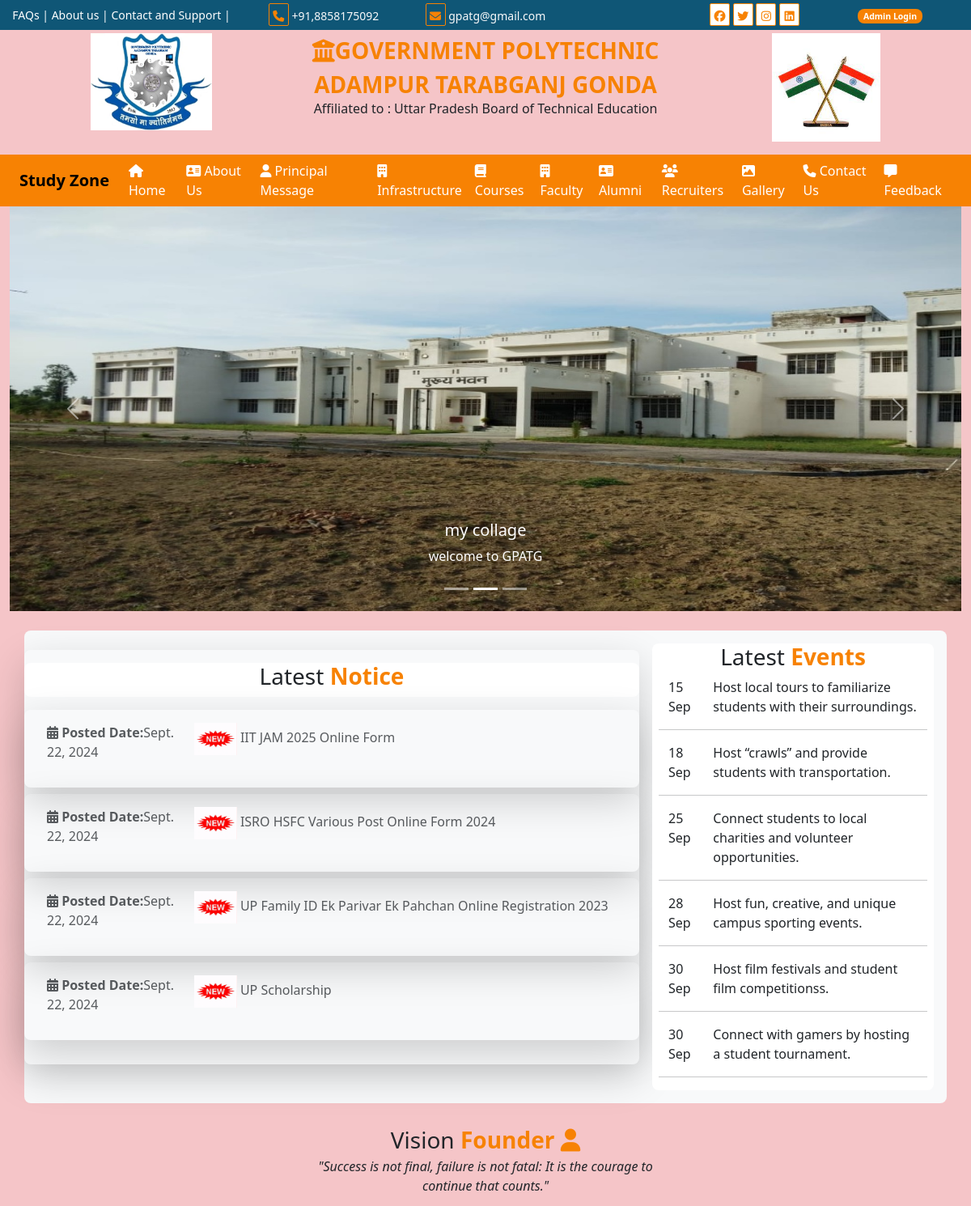
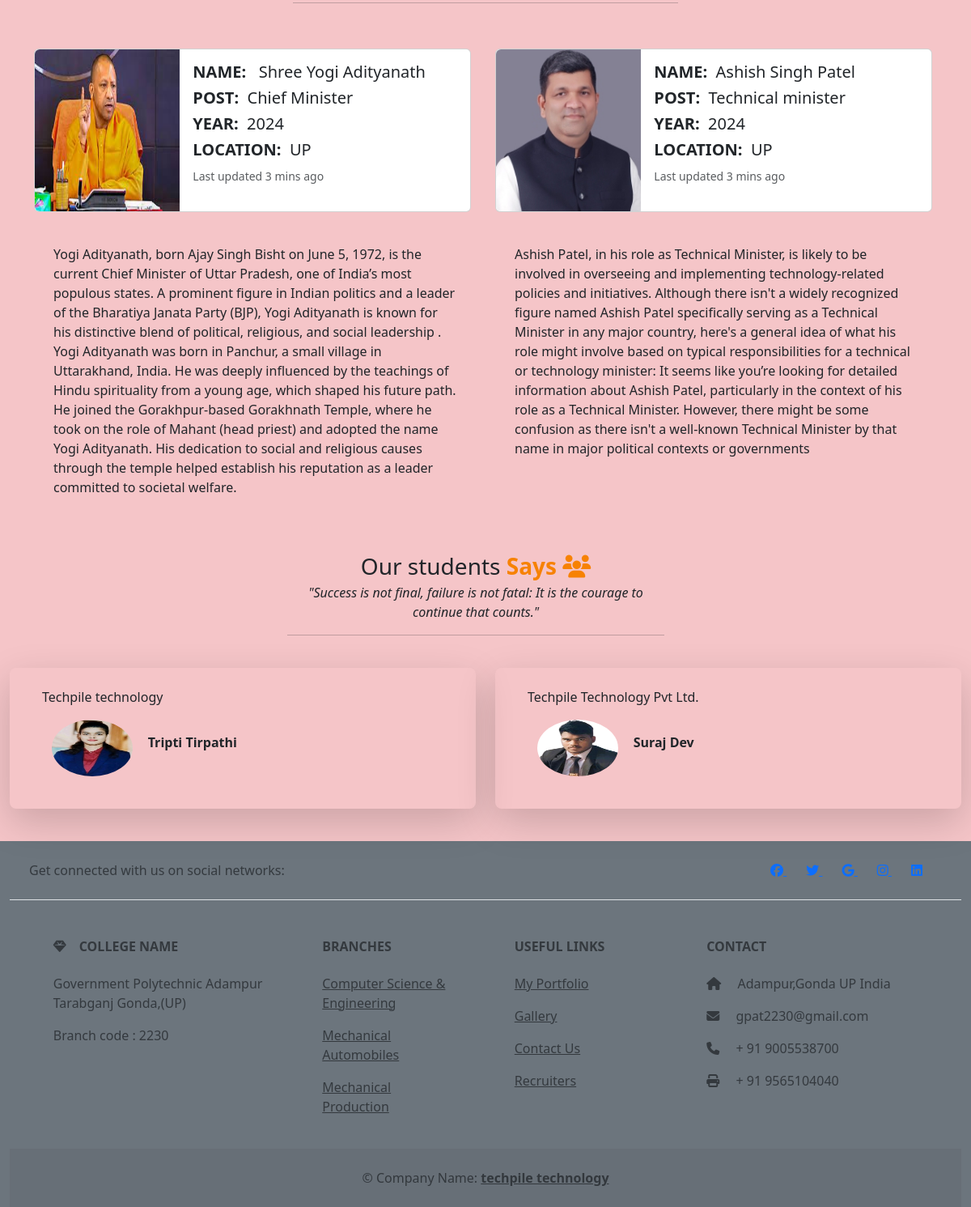
The page / on the database its author committed (2 pictures, top to bottom).
### user/models.py (models this page shows)
class tbl_slider(models.Model):
    title=models.CharField(max_length=100,null=True)
    description=models.TextField(null=True)
    slider_image=models.ImageField(upload_to='static/slider/',null=True)

class tbl_notice(models.Model):
    notice=models.TextField(null=True)
    notice_link=models.CharField(max_length=50,null=True)
    posted_date=models.DateField(null=True)

class tbl_feedback(models.Model):
    name=models.CharField(max_length=50,null=True)
    feedback=models.TextField(null=True)
    picture=models.ImageField(upload_to='static/picture/',null=True)

### user/views.py (the view)
# urls.py: path('',views.index),
def index(request):
    data=tbl_notice.objects.all().order_by('-id')[0:6]
    data1=tbl_feedback.objects.all().order_by('-id')[0:4]
    data2=tbl_slider.objects.all().order_by('-id')[0:4]
    md={"ndata":data,"fdata":data1,"sdata":data2}
    return render(request, 'index.html',md)

### templates/index.html (shortened to what this page needs)
{% extends 'base.html'%}
{% load static %}
{% block childpage %}
<div class="row slider">
<div id="carouselExampleCaptions" class="carousel slide slider" data-bs-ride="carousel">
  <div class="carousel-indicators">
    <button type="button" data-bs-target="#carouselExampleCaptions" data-bs-slide-to="0" class="active" aria-current="true" aria-label="Slide 1"></button>
    <button type="button" data-bs-target="#carouselExampleCaptions" data-bs-slide-to="1" aria-label="Slide 2"></button>
    <button type="button" data-bs-target="#carouselExampleCaptions" data-bs-slide-to="2" aria-label="Slide 3"></button>
  </div>
  <div class="carousel-inner">
      {% for i in sdata %}
    <div class="carousel-item active" data-bs-interval="2000">
      <img src="../{{i.slider_image}}" class="d-block w-100 img" alt="...">
      <div class="carousel-caption d-none d-md-block">
        <h5>{{i.title}}</h5>
        <p>{{i.description}}</p>
      </div>
    </div>
      {% endfor %}
  </div>
  <button class="carousel-control-prev" type="button" data-bs-target="#carouselExampleCaptions" data-bs-slide="prev">
    <span class="carousel-control-prev-icon" aria-hidden="true"></span>
  </button>
  <button class="carousel-control-next" type="button" data-bs-target="#carouselExampleCaptions" data-bs-slide="next">
    <span class="carousel-control-next-icon" aria-hidden="true"></span>
           </button>
     </div>
</div>
<div class="container-fluid bg-mycolor4 mt-4">
<div class="container notice">
    <div class="row rounded-3 notice bg-light">
        <div class="col-sm-8 shadow-lg mb-5 bg-tertiary rounded-3 mt-4">
            <div class="row rounded-3 my-3" style="background:white;">
                <div class="h3 text-center">Latest <b class="txt-color1">Notice</b></div>
            </div>
            <marquee direction="up" behavior="alternate" height="450px" onmouseover="stop()" onmouseleave="start()">
            {% for x in ndata %}
            <div class="row p-3  shadow-lg mb-1 bg-tertiary rounded-3 mt-2">
                <div class="col-sm-3">
                <p class="text-muted" >
                    <i class="fa-solid fa-calendar-days"></i>
                    <b>Posted Date:</b>{{x.posted_date}}</p>
                </div>
                <div class="col-sm-9">
                    <a href="{{x.notice_link}}" target="_blank" style="text-decoration:none" class="text-muted">
                        <img src="{% static 'images/new.gif'%}" height="40px">
                        {{x.notice}}
                    </a>
                </div>
            </div>
            {% endfor %}
                </marquee>
 </div>
        <div class="col-sm-4">
            <div class="row my-3 rounded-3 mx-1 px-2" style="background:white;">
            <div class="text-center h3">Latest <b class="txt-color1">Events</b></div>
                <div class="col-sm-2"><p>15 Sep</p> </div>
                <div class="col-sm-10"><p>Host local tours to familiarize students with their surroundings.</p>
                </div><hr/>
                <div class="col-sm-2"><p>18 Sep</p> </div>
                <div class="col-sm-10"><p>Host “crawls” and provide students with transportation.</p>
                </div><hr/>
                <div class="col-sm-2"><p>25 Sep</p> </div>
                <div class="col-sm-10"><p>Connect students to local charities and volunteer opportunities.</p>
                </div><hr/>
                 <div class="col-sm-2"><p>28 Sep</p> </div>
                <div class="col-sm-10"><p>Host fun, creative, and unique campus sporting events.</p>
                </div><hr/>
                 <div class="col-sm-2"><p>30 Sep</p> </div>
                <div class="col-sm-10"><p>Host film festivals and student film competitionss.</p>
                </div><hr/>
                 <div class="col-sm-2"><p>30 Sep</p> </div>
                <div class="col-sm-10"><p>Connect with gamers by hosting a student tournament.</p>
                </div><hr/>
        </div>
            </div>
    </div>
</div>
</div>
<div class="row">
    <div class="col-sm-5 mx-auto text-center my-4">
        <p class="fs-3 m-0">Vision <b class="txt-color1">Founder
       <i class="fa-solid fa-user"></i>
        </b></p>
        <i> "Success is not final, failure is not fatal: It is the courage to continue that counts."</i>
        <hr/>
    </div>
</div>
    <div class="container vision">
       <div class="row vision mt-3">
           <div class="col-sm-6">
               <div class="card mb-3" style="max-width: 540px;">
  <div class="row g-0">
    <div class="col-md-4">
      <img src="{% static 'images/cm.jpg' %}" style="height:200px; width:220px;"  class="img-fluid rounded-start" alt="...">
    </div>
    <div class="col-md-8">
      <div class="card-body">
        <h5 class="card-title"><b>NAME:</b>&nbsp;&nbsp; Shree Yogi Adityanath</h5>
        <h5 class="card-title"><b>POST:</b>&nbsp;&nbsp;Chief Minister</h5>
        <h5 class="card-title"><b>YEAR:</b>&nbsp;&nbsp;2024</h5>
        <h5 class="card-title"><b>LOCATION:</b>&nbsp;&nbsp;UP</h5>
        <p class="card-text"><small class="text-body-secondary">Last updated 3 mins ago</small></p>
      </div>
    </div>
  </div>
</div>
        <div class="vline px-4 py-4 mb-3">
            Yogi Adityanath, born Ajay Singh Bisht on June 5, 1972, is the current Chief Minister of Uttar Pradesh,
            one of India’s most populous states. A prominent figure in Indian politics and a leader of the Bharatiya Janata Party (BJP),
            Yogi Adityanath is known for his distinctive blend of political, religious, and social leadership .
            Yogi Adityanath was born in Panchur, a small village in Uttarakhand, India.
            He was deeply influenced by the teachings of Hindu spirituality from a young age, which shaped his future path.
            He joined the Gorakhpur-based Gorakhnath Temple, where he took on the role of Mahant (head priest) and adopted the name Yogi Adityanath.
            His dedication to social and religious causes through the temple helped establish his reputation as a leader committed to societal welfare.
        </div>
           </div>
           <div class="col-sm-6">
               <div class="card mb-3" style="max-width: 540px;">
  <div class="row g-0">
    <div class="col-md-4">
      <img src="{% static 'images/ashish.jpg' %}" style="height:200px; width:200px;" class="img-fluid rounded-start" alt="...">
    </div>
    <div class="col-md-8">
      <div class="card-body">
        <h5 class="card-title"><b>NAME:</b>&nbsp;&nbsp;Ashish Singh Patel</h5>
        <h5 class="card-title"><b>POST:</b>&nbsp;&nbsp;Technical minister</h5>
        <h5 class="card-title"><b>YEAR:</b>&nbsp;&nbsp;2024</h5>
        <h5 class="card-title"><b>LOCATION:</b>&nbsp;&nbsp;UP</h5>
        <p class="card-text"><small class="text-body-secondary">Last updated 3 mins ago</small></p>
      </div>
    </div>
  </div>
</div>
           <div class="vline px-4 py-4 mb-3">
               Ashish Patel, in his role as Technical Minister, is likely to be involved in overseeing
               and implementing technology-related policies and initiatives. Although there isn't a widely recognized
               figure named Ashish Patel specifically serving as a Technical Minister in any major country, here's a general
               idea of what his role might involve based on typical responsibilities for a technical or technology minister:
               It seems like you’re looking for detailed information about Ashish Patel, particularly in the context of his role as a Technical Minister.
               However, there might be some confusion as there isn't a well-known Technical Minister by that name in major political contexts or governments
           </div>
           </div>
           </div>
       </div>
    </div>
<div class="row">
    <div class="col-sm-5 mx-auto text-center my-4">
        <p class="fs-3 m-0">Our students <b class="txt-color1">Says
        <i class="fa-solid fa-users"></i>
        </b></p>
        <i> "Success is not final, failure is not fatal: It is the courage to continue that counts."</i>
        <hr/>
    </div>
</div>
<div class="container feedback">
    <div class="row feedback mb-4">
        {% for i in fdata %}
        <div class="col-sm-6 ">
            <div class="shadow-lg p-4 mb-3 text-dark rounded-3 ">
            <div class="vline mb-3 px-3 ">{{i.feedback}}</div>
            <div class="row mx-3 my-3 ">
                <div class="col-sm-2">
                    <img src="../{{i.picture}}" class="rounded-circle" height="70px" width="100px"/>
                </div>
            <div class="col-sm-10 pt-3 ps-5"><b>{{i.name}}</b>
            </div>
            </div>
        </div>
            </div>
           {% endfor %}
    </div>
</div>
            {% endblock %}

### rows shown on the page
tbl_slider: slider_image (picture), title "my collage", description "welcome to GPATG"
tbl_notice: posted_date "Sept. 22, 2024", notice "IIT JAM 2025 Online Form"
tbl_notice: posted_date "Sept. 22, 2024", notice "ISRO HSFC Various Post Online Form 2024"
tbl_notice: posted_date "Sept. 22, 2024", notice "UP Family ID Ek Parivar Ek Pahchan Online Registration 2023"
tbl_notice: posted_date "Sept. 22, 2024", notice "UP Scholarship"
tbl_feedback: feedback "Techpile technology", picture (picture), name "Tripti Tirpathi"
tbl_feedback: feedback "Techpile Technology Pvt Ltd.", picture (picture), name "Suraj Dev"
